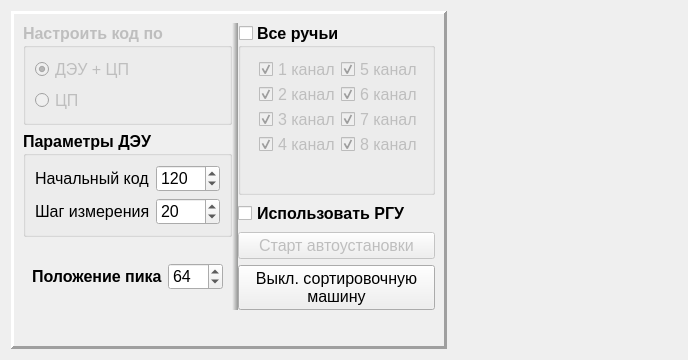
<?xml version="1.0" encoding="UTF-8"?>
<ui version="4.0">
 <class>SPRSettingsRentgenAutosetWidget</class>
 <widget class="QWidget" name="SPRSettingsRentgenAutosetWidget">
  <property name="geometry">
   <rect>
    <x>0</x>
    <y>0</y>
    <width>688</width>
    <height>360</height>
   </rect>
  </property>
  <property name="sizePolicy">
   <sizepolicy hsizetype="Minimum" vsizetype="Minimum">
    <horstretch>0</horstretch>
    <verstretch>0</verstretch>
   </sizepolicy>
  </property>
  <property name="font">
   <font>
    <family>Tahoma</family>
    <pointsize>12</pointsize>
    <weight>75</weight>
    <bold>true</bold>
   </font>
  </property>
  <property name="windowTitle">
   <string>Form</string>
  </property>
  <layout class="QHBoxLayout" name="horizontalLayout_2">
   <item>
    <widget class="QFrame" name="frame_4">
     <property name="frameShape">
      <enum>QFrame::Panel</enum>
     </property>
     <property name="frameShadow">
      <enum>QFrame::Raised</enum>
     </property>
     <property name="lineWidth">
      <number>3</number>
     </property>
     <layout class="QVBoxLayout" name="verticalLayout_5">
      <item>
       <widget class="QSplitter" name="splitter">
        <property name="font">
         <font>
          <pointsize>12</pointsize>
          <weight>75</weight>
          <bold>true</bold>
         </font>
        </property>
        <property name="styleSheet">
         <string notr="true">QSplitter::handle:horizontal {
    width: 6px;
	background: qlineargradient(spread:pad, x1:0, y1:0, x2:1, y2:0, stop:0 rgb(242, 242, 242), stop:1 rgb(149, 150, 149))
}

QSplitter::handle:vertical {
    height: 6px;
	background: qlineargradient(spread:pad, x1:0, y1:0, x2:0, y2:1, stop:0 rgb(149, 150, 149), stop:1 rgb(242, 242, 242))
}</string>
        </property>
        <property name="orientation">
         <enum>Qt::Horizontal</enum>
        </property>
        <widget class="QWidget" name="widget" native="true">
         <property name="font">
          <font>
           <pointsize>12</pointsize>
           <weight>75</weight>
           <bold>true</bold>
          </font>
         </property>
         <layout class="QVBoxLayout" name="verticalLayout">
          <property name="leftMargin">
           <number>0</number>
          </property>
          <property name="topMargin">
           <number>0</number>
          </property>
          <property name="rightMargin">
           <number>0</number>
          </property>
          <property name="bottomMargin">
           <number>0</number>
          </property>
          <item>
           <widget class="QGroupBox" name="gbCodeOn">
            <property name="enabled">
             <bool>false</bool>
            </property>
            <property name="font">
             <font>
              <pointsize>12</pointsize>
              <weight>75</weight>
              <bold>true</bold>
             </font>
            </property>
            <property name="title">
             <string>Настроить код по</string>
            </property>
            <layout class="QVBoxLayout" name="verticalLayout_2">
             <item>
              <widget class="QRadioButton" name="rbSettsOnDEUCP">
               <property name="font">
                <font>
                 <pointsize>12</pointsize>
                 <weight>50</weight>
                 <bold>false</bold>
                </font>
               </property>
               <property name="text">
                <string>ДЭУ + ЦП</string>
               </property>
               <property name="checked">
                <bool>true</bool>
               </property>
              </widget>
             </item>
             <item>
              <widget class="QRadioButton" name="rbSettsOnCP">
               <property name="font">
                <font>
                 <pointsize>12</pointsize>
                 <weight>50</weight>
                 <bold>false</bold>
                </font>
               </property>
               <property name="text">
                <string>ЦП</string>
               </property>
              </widget>
             </item>
            </layout>
           </widget>
          </item>
          <item>
           <widget class="QGroupBox" name="gbDEUParams">
            <property name="font">
             <font>
              <pointsize>12</pointsize>
              <weight>75</weight>
              <bold>true</bold>
             </font>
            </property>
            <property name="title">
             <string>Параметры ДЭУ</string>
            </property>
            <layout class="QFormLayout" name="formLayout">
             <item row="1" column="0">
              <widget class="QLabel" name="label">
               <property name="font">
                <font>
                 <pointsize>12</pointsize>
                 <weight>50</weight>
                 <bold>false</bold>
                </font>
               </property>
               <property name="text">
                <string>Начальный код</string>
               </property>
              </widget>
             </item>
             <item row="1" column="1">
              <widget class="QSpinBox" name="leCodeBegin">
               <property name="font">
                <font>
                 <pointsize>12</pointsize>
                 <weight>50</weight>
                 <bold>false</bold>
                </font>
               </property>
               <property name="maximum">
                <number>1024</number>
               </property>
               <property name="value">
                <number>120</number>
               </property>
              </widget>
             </item>
             <item row="2" column="0">
              <widget class="QLabel" name="label_2">
               <property name="font">
                <font>
                 <pointsize>12</pointsize>
                 <weight>50</weight>
                 <bold>false</bold>
                </font>
               </property>
               <property name="text">
                <string>Шаг измерения</string>
               </property>
              </widget>
             </item>
             <item row="2" column="1">
              <widget class="QSpinBox" name="leCodeStep">
               <property name="font">
                <font>
                 <pointsize>12</pointsize>
                 <weight>50</weight>
                 <bold>false</bold>
                </font>
               </property>
               <property name="value">
                <number>20</number>
               </property>
              </widget>
             </item>
            </layout>
           </widget>
          </item>
          <item>
           <widget class="QWidget" name="widget_2" native="true">
            <property name="font">
             <font>
              <pointsize>12</pointsize>
              <weight>75</weight>
              <bold>true</bold>
             </font>
            </property>
            <layout class="QHBoxLayout" name="horizontalLayout">
             <item>
              <widget class="QLabel" name="label_3">
               <property name="font">
                <font>
                 <pointsize>12</pointsize>
                 <weight>75</weight>
                 <bold>true</bold>
                </font>
               </property>
               <property name="text">
                <string>Положение пика</string>
               </property>
              </widget>
             </item>
             <item>
              <widget class="QSpinBox" name="lePeakPosition">
               <property name="font">
                <font>
                 <pointsize>12</pointsize>
                 <weight>50</weight>
                 <bold>false</bold>
                </font>
               </property>
               <property name="value">
                <number>64</number>
               </property>
              </widget>
             </item>
            </layout>
           </widget>
          </item>
         </layout>
        </widget>
        <widget class="QWidget" name="widget_3" native="true">
         <property name="font">
          <font>
           <pointsize>12</pointsize>
           <weight>75</weight>
           <bold>true</bold>
          </font>
         </property>
         <layout class="QVBoxLayout" name="verticalLayout_4">
          <property name="leftMargin">
           <number>0</number>
          </property>
          <property name="topMargin">
           <number>0</number>
          </property>
          <property name="rightMargin">
           <number>0</number>
          </property>
          <property name="bottomMargin">
           <number>0</number>
          </property>
          <item>
           <widget class="QGroupBox" name="gbAllChannels">
            <property name="enabled">
             <bool>true</bool>
            </property>
            <property name="font">
             <font>
              <pointsize>12</pointsize>
              <weight>75</weight>
              <bold>true</bold>
             </font>
            </property>
            <property name="title">
             <string>Все ручьи</string>
            </property>
            <property name="checkable">
             <bool>true</bool>
            </property>
            <property name="checked">
             <bool>false</bool>
            </property>
            <layout class="QVBoxLayout" name="verticalLayout_3">
             <item>
              <widget class="QWidget" name="wAllChannels" native="true">
               <property name="font">
                <font>
                 <pointsize>12</pointsize>
                 <weight>75</weight>
                 <bold>true</bold>
                </font>
               </property>
               <layout class="QGridLayout" name="gridLayout">
                <property name="topMargin">
                 <number>0</number>
                </property>
                <property name="rightMargin">
                 <number>0</number>
                </property>
                <property name="bottomMargin">
                 <number>0</number>
                </property>
                <property name="spacing">
                 <number>0</number>
                </property>
                <item row="0" column="0">
                 <widget class="QCheckBox" name="cbChannel1">
                  <property name="enabled">
                   <bool>false</bool>
                  </property>
                  <property name="font">
                   <font>
                    <pointsize>12</pointsize>
                    <weight>50</weight>
                    <bold>false</bold>
                   </font>
                  </property>
                  <property name="text">
                   <string>1 канал</string>
                  </property>
                  <property name="checkable">
                   <bool>true</bool>
                  </property>
                  <property name="checked">
                   <bool>true</bool>
                  </property>
                 </widget>
                </item>
                <item row="5" column="0">
                 <widget class="QCheckBox" name="cbChannel3">
                  <property name="enabled">
                   <bool>false</bool>
                  </property>
                  <property name="font">
                   <font>
                    <pointsize>12</pointsize>
                    <weight>50</weight>
                    <bold>false</bold>
                   </font>
                  </property>
                  <property name="text">
                   <string>3 канал</string>
                  </property>
                  <property name="checked">
                   <bool>true</bool>
                  </property>
                 </widget>
                </item>
                <item row="0" column="1">
                 <widget class="QCheckBox" name="cbChannel5">
                  <property name="font">
                   <font>
                    <pointsize>12</pointsize>
                    <weight>50</weight>
                    <bold>false</bold>
                   </font>
                  </property>
                  <property name="text">
                   <string>5 канал</string>
                  </property>
                  <property name="checked">
                   <bool>true</bool>
                  </property>
                 </widget>
                </item>
                <item row="4" column="1">
                 <widget class="QCheckBox" name="cbChannel6">
                  <property name="font">
                   <font>
                    <pointsize>12</pointsize>
                    <weight>50</weight>
                    <bold>false</bold>
                   </font>
                  </property>
                  <property name="text">
                   <string>6 канал</string>
                  </property>
                  <property name="checked">
                   <bool>true</bool>
                  </property>
                 </widget>
                </item>
                <item row="6" column="0">
                 <widget class="QCheckBox" name="cbChannel4">
                  <property name="enabled">
                   <bool>false</bool>
                  </property>
                  <property name="font">
                   <font>
                    <pointsize>12</pointsize>
                    <weight>50</weight>
                    <bold>false</bold>
                   </font>
                  </property>
                  <property name="text">
                   <string>4 канал</string>
                  </property>
                  <property name="checked">
                   <bool>true</bool>
                  </property>
                 </widget>
                </item>
                <item row="6" column="1">
                 <widget class="QCheckBox" name="cbChannel8">
                  <property name="font">
                   <font>
                    <pointsize>12</pointsize>
                    <weight>50</weight>
                    <bold>false</bold>
                   </font>
                  </property>
                  <property name="text">
                   <string>8 канал</string>
                  </property>
                  <property name="checked">
                   <bool>true</bool>
                  </property>
                 </widget>
                </item>
                <item row="4" column="0">
                 <widget class="QCheckBox" name="cbChannel2">
                  <property name="enabled">
                   <bool>false</bool>
                  </property>
                  <property name="font">
                   <font>
                    <pointsize>12</pointsize>
                    <weight>50</weight>
                    <bold>false</bold>
                   </font>
                  </property>
                  <property name="text">
                   <string>2 канал</string>
                  </property>
                  <property name="checked">
                   <bool>true</bool>
                  </property>
                 </widget>
                </item>
                <item row="5" column="1">
                 <widget class="QCheckBox" name="cbChannel7">
                  <property name="font">
                   <font>
                    <pointsize>12</pointsize>
                    <weight>50</weight>
                    <bold>false</bold>
                   </font>
                  </property>
                  <property name="text">
                   <string>7 канал</string>
                  </property>
                  <property name="checked">
                   <bool>true</bool>
                  </property>
                 </widget>
                </item>
               </layout>
              </widget>
             </item>
             <item>
              <spacer name="chSpacer">
               <property name="font">
                <font>
                 <pointsize>12</pointsize>
                 <weight>75</weight>
                 <bold>true</bold>
                </font>
               </property>
               <property name="orientation">
                <enum>Qt::Vertical</enum>
               </property>
               <property name="sizeHint" stdset="0">
                <size>
                 <width>20</width>
                 <height>40</height>
                </size>
               </property>
              </spacer>
             </item>
            </layout>
           </widget>
          </item>
          <item>
           <widget class="QCheckBox" name="cbWithRGU">
            <property name="font">
             <font>
              <pointsize>12</pointsize>
              <weight>75</weight>
              <bold>true</bold>
             </font>
            </property>
            <property name="text">
             <string>Использовать РГУ</string>
            </property>
           </widget>
          </item>
          <item>
           <widget class="QPushButton" name="bStart">
            <property name="enabled">
             <bool>false</bool>
            </property>
            <property name="font">
             <font>
              <pointsize>12</pointsize>
              <weight>50</weight>
              <bold>false</bold>
             </font>
            </property>
            <property name="text">
             <string>Старт автоустановки</string>
            </property>
            <property name="icon">
             <iconset resource="icons.qrc">
              <normaloff>:/icons/icons/b_Flag.png</normaloff>:/icons/icons/b_Flag.png</iconset>
            </property>
            <property name="iconSize">
             <size>
              <width>32</width>
              <height>32</height>
             </size>
            </property>
           </widget>
          </item>
          <item>
           <widget class="QPushButton" name="bRentgenOff">
            <property name="font">
             <font>
              <pointsize>12</pointsize>
             </font>
            </property>
            <property name="layoutDirection">
             <enum>Qt::LeftToRight</enum>
            </property>
            <property name="text">
             <string>Выкл. сортировочную 
машину</string>
            </property>
            <property name="icon">
             <iconset resource="icons.qrc">
              <normaloff>:/icons/icons/b_Off.png</normaloff>:/icons/icons/b_Off.png</iconset>
            </property>
            <property name="iconSize">
             <size>
              <width>32</width>
              <height>32</height>
             </size>
            </property>
           </widget>
          </item>
         </layout>
        </widget>
       </widget>
      </item>
      <item>
       <spacer name="verticalSpacer">
        <property name="orientation">
         <enum>Qt::Vertical</enum>
        </property>
        <property name="sizeHint" stdset="0">
         <size>
          <width>20</width>
          <height>40</height>
         </size>
        </property>
       </spacer>
      </item>
     </layout>
    </widget>
   </item>
   <item>
    <spacer name="horizontalSpacer">
     <property name="orientation">
      <enum>Qt::Horizontal</enum>
     </property>
     <property name="sizeHint" stdset="0">
      <size>
       <width>40</width>
       <height>20</height>
      </size>
     </property>
    </spacer>
   </item>
  </layout>
 </widget>
 <resources>
  <include location="icons.qrc"/>
 </resources>
 <connections/>
</ui>
